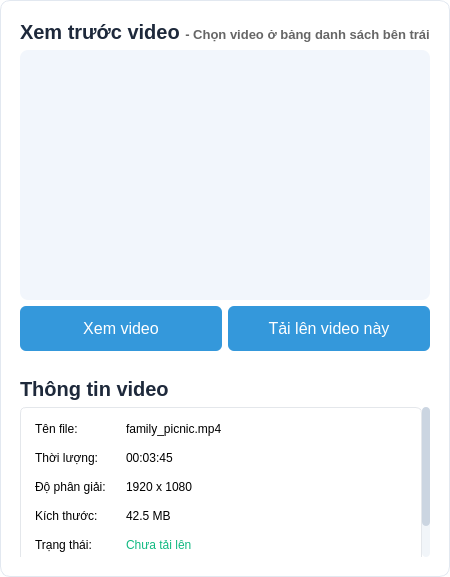
<?xml version="1.0" encoding="UTF-8"?>
<ui version="4.0">
 <class>VideoPreview</class>
 <widget class="QWidget" name="VideoPreview">
  <property name="geometry">
   <rect>
    <x>0</x>
    <y>0</y>
    <width>420</width>
    <height>500</height>
   </rect>
  </property>
  <property name="windowTitle">
   <string>Form</string>
  </property>
  <property name="styleSheet">
   <string notr="true">QWidget#VideoPreview {
    background-color: #FFFFFF;
    border-radius: 10px;
    border: 1px solid #E2E8F0;
}

QLabel#titleLabel {
    font-size: 20px;
    font-weight: bold;
    color: #1E293B;
    background-color: transparent;
}

QFrame#previewFrame {
    border: none;
    background-color: #F2F6FC;
    border-radius: 8px;
}

QScrollArea {
    border: none;
    background-color: transparent;
}

QScrollBar:vertical {
    border: none;
    background: #F1F5F9;
    width: 8px;
    border-radius: 4px;
}

QScrollBar::handle:vertical {
    background: #CBD5E1;
    min-height: 20px;
    border-radius: 4px;
}

QScrollBar::add-line:vertical, QScrollBar::sub-line:vertical {
    height: 0px;
}

QPushButton {
    background-color: #3498DB;
    color: white;
    border: none;
    border-radius: 6px;
    padding: 10px 15px;
    font-size: 16px;
}

QPushButton:hover {
    background-color: #2980B9;
}

QLabel#infoTitleLabel {
    font-size: 20px;
    font-weight: bold;
    color: #1E293B;
}

QWidget#infoPanel {
    background-color: #F9FAFB;
    border: 1px solid #E4E7EB;
    border-radius: 6px;
}

QLabel.infoLabel {
    font-size: 16px;
    color: #64748B;
    line-height: 1.5;
}

QLabel.valueLabel {
    font-size: 16px;
    color: #334155;
    min-width: 150px;
    max-width: 300px;
    line-height: 120%;
    margin-top: 0px;
    margin-bottom: 0px;
    padding-top: 0px;
    padding-bottom: 0px;
    white-space: nowrap; /* Critical for ellipsis to work */
    text-overflow: ellipsis;
    overflow: hidden;
}</string>
  </property>
  <layout class="QVBoxLayout" name="verticalLayout">
   <property name="leftMargin">
    <number>20</number>
   </property>
   <property name="topMargin">
    <number>20</number>
   </property>
   <property name="rightMargin">
    <number>20</number>
   </property>
   <property name="bottomMargin">
    <number>20</number>
   </property>
   <item>
    <widget class="QLabel" name="titleLabel">
     <property name="text">
      <string>&lt;html&gt;&lt;head/&gt;&lt;body&gt;&lt;span style=" font-size:20px; font-weight:600;"&gt;Xem trước video&lt;/span&gt; &lt;span style=" font-size:13px; color:#666;"&gt;- Chọn video ở bảng danh sách bên trái&lt;/span&gt;&lt;/body&gt;&lt;/html&gt;</string>
     </property>
     <property name="textFormat">
      <enum>Qt::RichText</enum>
     </property>
    </widget>
   </item>
   <item>
    <widget class="QFrame" name="previewFrame">
     <property name="minimumSize">
      <size>
       <width>0</width>
       <height>250</height>
      </size>
     </property>
     <property name="frameShape">
      <enum>QFrame::StyledPanel</enum>
     </property>
     <property name="frameShadow">
      <enum>QFrame::Raised</enum>
     </property>
     <layout class="QVBoxLayout" name="verticalLayout_2">
      <item alignment="Qt::AlignHCenter|Qt::AlignVCenter">
       <widget class="QWidget" name="playButtonContainer" native="true">
        <property name="minimumSize">
         <size>
          <width>70</width>
          <height>70</height>
         </size>
        </property>
        <property name="maximumSize">
         <size>
          <width>70</width>
          <height>70</height>
         </size>
        </property>
       </widget>
      </item>
     </layout>
    </widget>
   </item>
   <item>
    <layout class="QHBoxLayout" name="horizontalLayout">
     <item>
      <widget class="QPushButton" name="viewVideoButton">
       <property name="minimumSize">
        <size>
         <width>0</width>
         <height>45</height>
        </size>
       </property>
       <property name="text">
        <string>Xem video</string>
       </property>
      </widget>
     </item>
     <item>
      <widget class="QPushButton" name="uploadThisVideoButton">
       <property name="minimumSize">
        <size>
         <width>0</width>
         <height>45</height>
        </size>
       </property>
       <property name="text">
        <string>Tải lên video này</string>
       </property>
      </widget>
     </item>
    </layout>
   </item>
   <item>
    <spacer name="verticalSpacer">
     <property name="orientation">
      <enum>Qt::Vertical</enum>
     </property>
     <property name="sizeType">
      <enum>QSizePolicy::Fixed</enum>
     </property>
     <property name="sizeHint" stdset="0">
      <size>
       <width>20</width>
       <height>20</height>
      </size>
     </property>
    </spacer>
   </item>
   <item>
    <widget class="QLabel" name="infoTitleLabel">
     <property name="styleSheet">
      <string notr="true">background-color: transparent;</string>
     </property>
     <property name="text">
      <string>Thông tin video</string>
     </property>
    </widget>
   </item>
   <item>
    <widget class="QScrollArea" name="infoScrollArea">
     <property name="minimumSize">
      <size>
       <width>0</width>
       <height>150</height>
      </size>
     </property>
     <property name="maximumSize">
      <size>
       <width>16777215</width>
       <height>150</height>
      </size>
     </property>
     <property name="frameShape">
      <enum>QFrame::NoFrame</enum>
     </property>
     <property name="verticalScrollBarPolicy">
      <enum>Qt::ScrollBarAsNeeded</enum>
     </property>
     <property name="horizontalScrollBarPolicy">
      <enum>Qt::ScrollBarAlwaysOff</enum>
     </property>
     <property name="widgetResizable">
      <bool>true</bool>
     </property>
     <widget class="QWidget" name="scrollAreaWidgetContents">
      <property name="geometry">
       <rect>
        <x>0</x>
        <y>0</y>
        <width>380</width>
        <height>150</height>
       </rect>
      </property>
      <property name="styleSheet">
       <string notr="true">background-color: transparent;</string>
      </property>
      <layout class="QVBoxLayout" name="verticalLayout_3">
       <property name="leftMargin">
        <number>0</number>
       </property>
       <property name="topMargin">
        <number>0</number>
       </property>
       <property name="rightMargin">
        <number>0</number>
       </property>
       <property name="bottomMargin">
        <number>0</number>
       </property>
       <item>
        <widget class="QWidget" name="infoPanel" native="true">
         <layout class="QFormLayout" name="formLayout">
          <property name="horizontalSpacing">
           <number>20</number>
          </property>
          <property name="verticalSpacing">
           <number>15</number>
          </property>
          <property name="leftMargin">
           <number>15</number>
          </property>
          <property name="topMargin">
           <number>15</number>
          </property>
          <property name="rightMargin">
           <number>15</number>
          </property>
          <property name="bottomMargin">
           <number>15</number>
          </property>
          <item row="0" column="0">
           <widget class="QLabel" name="fileNameLabel">
            <property name="class" stdset="0">
             <string>infoLabel</string>
            </property>
            <property name="text">
             <string>Tên file:</string>
            </property>
           </widget>
          </item>
          <item row="0" column="1">
           <widget class="QLabel" name="fileNameValueLabel">
            <property name="class" stdset="0">
             <string>valueLabel</string>
            </property>
            <property name="text">
             <string>family_picnic.mp4</string>
            </property>
            <property name="wordWrap">
             <bool>true</bool>
            </property>
            <property name="margin">
             <number>2</number>
            </property>
           </widget>
          </item>
          <item row="1" column="0">
           <widget class="QLabel" name="durationLabel">
            <property name="class" stdset="0">
             <string>infoLabel</string>
            </property>
            <property name="text">
             <string>Thời lượng:</string>
            </property>
           </widget>
          </item>
          <item row="1" column="1">
           <widget class="QLabel" name="durationValueLabel">
            <property name="class" stdset="0">
             <string>valueLabel</string>
            </property>
            <property name="text">
             <string>00:03:45</string>
            </property>
            <property name="wordWrap">
             <bool>true</bool>
            </property>
            <property name="margin">
             <number>2</number>
            </property>
           </widget>
          </item>
          <item row="2" column="0">
           <widget class="QLabel" name="resolutionLabel">
            <property name="class" stdset="0">
             <string>infoLabel</string>
            </property>
            <property name="text">
             <string>Độ phân giải:</string>
            </property>
           </widget>
          </item>
          <item row="2" column="1">
           <widget class="QLabel" name="resolutionValueLabel">
            <property name="class" stdset="0">
             <string>valueLabel</string>
            </property>
            <property name="text">
             <string>1920 x 1080</string>
            </property>
            <property name="wordWrap">
             <bool>true</bool>
            </property>
            <property name="margin">
             <number>2</number>
            </property>
           </widget>
          </item>
          <item row="3" column="0">
           <widget class="QLabel" name="sizeLabel">
            <property name="class" stdset="0">
             <string>infoLabel</string>
            </property>
            <property name="text">
             <string>Kích thước:</string>
            </property>
           </widget>
          </item>
          <item row="3" column="1">
           <widget class="QLabel" name="sizeValueLabel">
            <property name="class" stdset="0">
             <string>valueLabel</string>
            </property>
            <property name="text">
             <string>42.5 MB</string>
            </property>
            <property name="wordWrap">
             <bool>true</bool>
            </property>
            <property name="margin">
             <number>2</number>
            </property>
           </widget>
          </item>
          <item row="4" column="0">
           <widget class="QLabel" name="statusLabel">
            <property name="class" stdset="0">
             <string>infoLabel</string>
            </property>
            <property name="text">
             <string>Trạng thái:</string>
            </property>
           </widget>
          </item>
          <item row="4" column="1">
           <widget class="QLabel" name="statusValueLabel">
            <property name="class" stdset="0">
             <string>valueLabel</string>
            </property>
            <property name="text">
             <string>Chưa tải lên</string>
            </property>
            <property name="styleSheet">
             <string notr="true">color: #10B981;</string>
            </property>
            <property name="wordWrap">
             <bool>true</bool>
            </property>
            <property name="margin">
             <number>2</number>
            </property>
           </widget>
          </item>
          <item row="5" column="0">
           <widget class="QLabel" name="codecLabel">
            <property name="class" stdset="0">
             <string>infoLabel</string>
            </property>
            <property name="text">
             <string>Codec:</string>
            </property>
           </widget>
          </item>
          <item row="5" column="1">
           <widget class="QLabel" name="codecValueLabel">
            <property name="class" stdset="0">
             <string>valueLabel</string>
            </property>
            <property name="text">
             <string>H.264</string>
            </property>
            <property name="wordWrap">
             <bool>true</bool>
            </property>
            <property name="margin">
             <number>2</number>
            </property>
           </widget>
          </item>
         </layout>
        </widget>
       </item>
      </layout>
     </widget>
    </widget>
   </item>
  </layout>
 </widget>
 <resources/>
 <connections/>
</ui>
